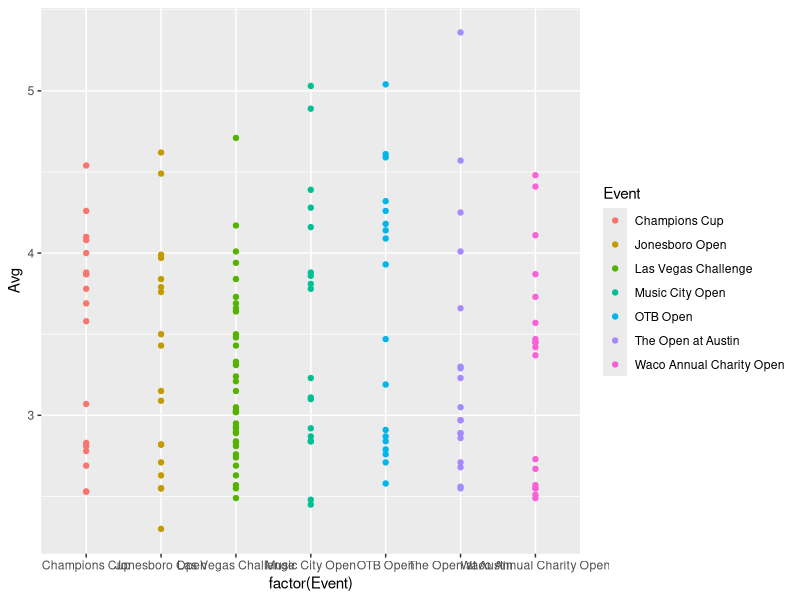

Write R code to recreate this figure.
## ---- chunk 1
knitr::opts_chunk$set(echo = TRUE)
library(tidyverse)
## ---- chunk 2
disc<- read_csv("disc_golf_holes.csv")

disc<-disc|>
  na.omit()
## ---- chunk 3
cor(disc[, 3:15])

## ---- chunk 4
cor(disc$Length, disc$Avg)

## ---- chunk 5
ggplot(data = disc,
       aes(x = factor(Event), y = Avg, color = Event))+
  geom_point()
## ---- chunk 6
avg_mod <- lm(Avg ~ `Avg to Par`, data = disc)
summary(avg_mod)

## ---- chunk 7
disc%>%
  summarise(mean_length = mean(Length))

disc<-disc%>%
  mutate(LengthIND = ifelse(Length > 527,1, 0))
## ---- chunk 8
avg_mod2 <- lm(Avg ~ LengthIND + `Avg to Par`, data = disc)
summary(avg_mod2)

# model improves greatly
## ---- chunk 9
avg_mod3 <- lm(Avg ~ LengthIND + `Avg to Par`*LengthIND, data = disc)
summary(avg_mod3)

# Doesn't seem to improve the model
## ---- chunk 10
anova(avg_mod2, avg_mod3)

# avg_mod2 is clearly better 
## ---- chunk 11
avg_mod4 <- lm(Avg ~ Length, data = disc)
summary(avg_mod4)

# best model
